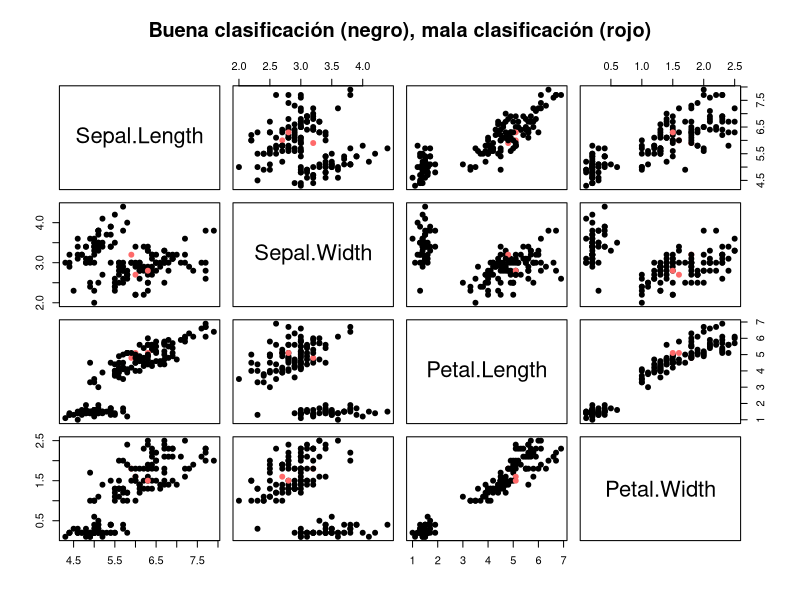

Write R code to recreate this figure.
#ANALISIS DISCRIMINANTE (LDA)

##Importación de la matriz

#1.- Se cargan los datos de la base de Iris

library(MASS)
Z<-as.data.frame(iris)
head(Z)

#2.- Se define la matriz de datos y la variable respuesta con las categorías.
x<-Z[,1:4]
y<-Z[,5]

#3.- Definir como n y p el número de flores y variables
n<-nrow(x)
p<-ncol(x)

#4.- Se aplica el Análisis discriminante lineal (LDA) con Cross validation (cv): clasificación optima
lda.iris<-lda(Z$Species~.,data=Z,CV=TRUE)

#5.- lda.iris$class contiene las clasificaciones hechas por CV usando LDA.

lda.iris$class

#6.- Creación de la tabla de clasificaciones buenas y malas

table.lda<-table(y,lda.iris$class)
table.lda

#7.- Proporción de errores
mis.lda<- n-sum(y==lda.iris$class)
mis.lda/n

#8.- scater plot (Buenas clasificaciones en negro y malas en rojo)
col.lda.iris<-c("indianred1","black")[1*(y==lda.iris$class)+1]
pairs(x,main="Buena clasificación (negro), mala clasificación (rojo)",
      pch=19,col=col.lda.iris)

#9.- Probabilidad de pertenencia a uno de los tres grupos
lda.iris$posterior[1:10,]
